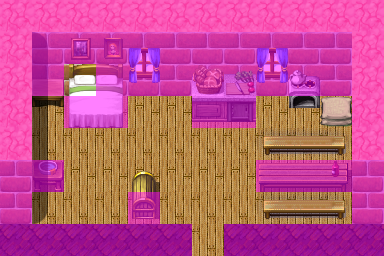

Rendered tile map (Tiled .tmx) drawn with the repository's tilesets; below, a short description and the map source with its tile grids summarised:
An orthogonal 12x8 tile map with 32x32 px tiles, 4 tile layers (Ground, Objects, Above, Walkable), 11 tilesets and 5 objects (2x mapchange, rest, script, key).

<map version="1.0" orientation="orthogonal" width="12" height="8" tilewidth="32" tileheight="32">
    <tileset firstgid="1" name="map_16" tilewidth="32" tileheight="32">
        <image source="../drawable/map_16.png" />
    </tileset>
    <tileset firstgid="65" name="map_31" tilewidth="32" tileheight="32">
        <image source="../drawable/map_31.png" />
    </tileset>
    <tileset firstgid="129" name="map_5" tilewidth="32" tileheight="32">
        <image source="../drawable/map_5.png" />
    </tileset>
    <tileset firstgid="193" name="map_10" tilewidth="32" tileheight="32">
        <image source="../drawable/map_10.png" />
    </tileset>
    <tileset firstgid="257" name="map_12" tilewidth="32" tileheight="32">
        <image source="../drawable/map_12.png" />
    </tileset>
    <tileset firstgid="321" name="map_9" tilewidth="32" tileheight="32">
        <image source="../drawable/map_9.png" />
    </tileset>
    <tileset firstgid="385" name="map_24" tilewidth="32" tileheight="32">
        <image source="../drawable/map_24.png" />
    </tileset>
    <tileset firstgid="449" name="map_15" tilewidth="32" tileheight="32">
        <image source="../drawable/map_15.png" />
    </tileset>
    <tileset firstgid="513" name="map_2" tilewidth="32" tileheight="32">
        <image source="../drawable/map_2.png" />
    </tileset>
    <tileset firstgid="577" name="map_0" tilewidth="32" tileheight="32">
        <image source="../drawable/map_0.png" />
    </tileset>
    <tileset firstgid="641" name="map_1" tilewidth="32" tileheight="32">
        <image source="../drawable/map_1.png" />
    </tileset>
    <layer name="Ground" width="12" height="8">
        <data>[96 cells, 96 non-empty, 5 distinct tile ids]</data>
    </layer>
    <layer name="Objects" width="12" height="8">
        <data>[96 cells, 30 non-empty, 25 distinct tile ids]</data>
    </layer>
    <layer name="Above" width="12" height="8">
        <data>[96 cells, 8 non-empty, 5 distinct tile ids]</data>
    </layer>
    <layer name="Walkable" width="12" height="8">
        <data>[96 cells, 63 non-empty, 1 distinct tile ids]</data>
    </layer>
    <objectgroup name="Mapevents">
        <object name="rest" type="rest" x="320" y="96" width="32" height="32" />
        <object name="guynmart_s_gateopenrest" type="script" x="288" y="96" width="32" height="64" />
        <object name="entrance" type="mapchange" x="192" y="224" width="32" height="32">
            <properties>
                <property name="map" value="guynmart_wood_1" />
                <property name="place" value="farmhouse" />
            </properties>
        </object>
        <object name="base_beamto_stoutford" type="mapchange" x="64" y="64" width="32" height="32">
            <properties>
                <property name="map" value="stoutford_castle_barrack2" />
                <property name="place" value="base_beamto_guynmart" />
            </properties>
        </object>
    </objectgroup>
    <objectgroup name="Spawn" />
    <objectgroup name="Keys">
        <object name="base_nondisplay:1" type="key" x="64" y="64" width="32" height="32">
            <properties>
                <property name="phrase" value="base_beamto_10" />
                <property name="requireId" value="base_nondisplay" />
                <property name="requireType" value="questProgress" />
                <property name="requireValue" value="1" />
            </properties>
        </object>
    </objectgroup>
    <objectgroup name="Replace" />
</map>
